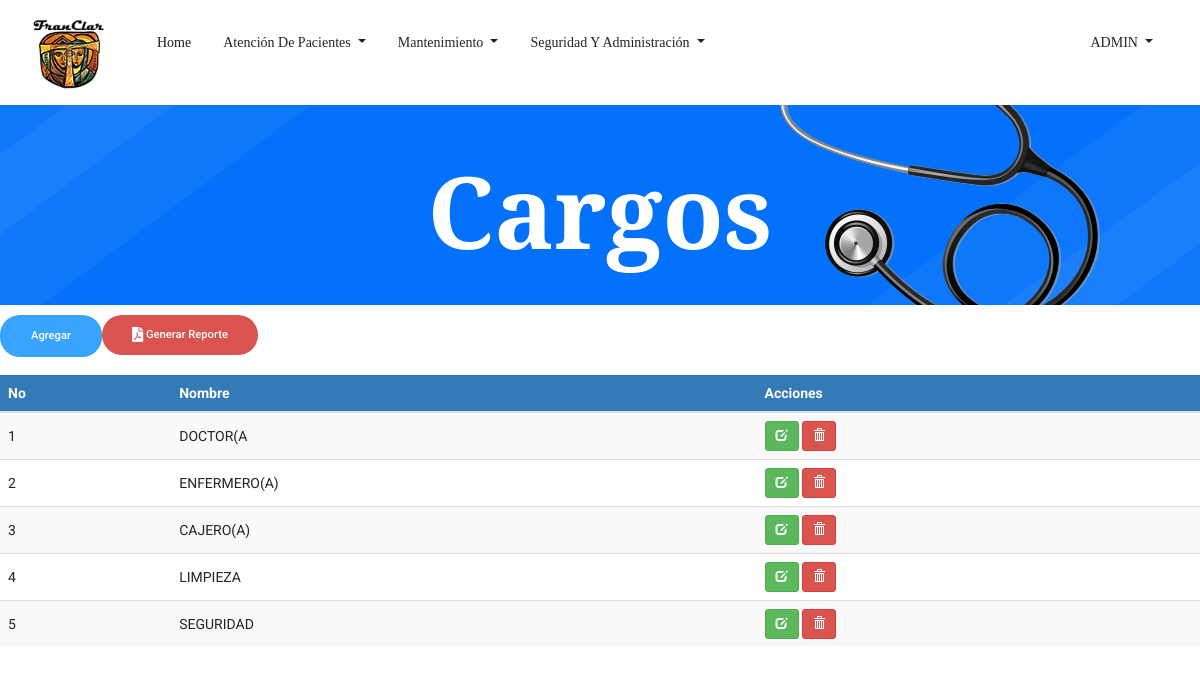
The page /Cargos.php (signed in) on the database its author committed.
### tables this page shows
CREATE TABLE `tbl_cargo` (
  `ID_Cargo` int(3) NOT NULL,
  `nomb_cargo` varchar(30) NOT NULL
);

### Cargos.php (the view, shortened to what this page needs)
<!doctype html>
<html lang="es">
<?php
include 'head.php'
?>
<body>
    <?php
    include 'header.php';
    ?>
    <section class="breadcrumb_part breadcrumb_bg">
        <div class="container">
            <div class="row">
                <div class="col-lg-12">
                    <div class="breadcrumb_iner">
                        <div class="breadcrumb_iner_item">
                            <h2>Cargos</h2>
                        </div>
                    </div>
                </div>
            </div>
        </div>
    </section>
	 <?php
	  $rolUsuario=$_SESSION['ID_Rol'];
	 $sql=("SELECT * FROM tbl_permisos WHERE id_objeto=10 AND id_rol=$rolUsuario");
		$query=mysqli_query($con,$sql);
		if(mysqli_num_rows($query)>0){
			$row = mysqli_fetch_assoc($query);
			$permiso= $row['permiso_insertar'];
			$permiso_eliminar= $row['permiso_eliminar'];
			$permiso_actualizar=$row['permiso_actualizar'];
		}if ($permiso==0){
		 echo '<div class="alert alert-danger alert-dismissable"><button type="button" class="close" data-dismiss="alert" aria-hidden="true">&times;</button>"usuario no tiene permisos para agregar nuevo"</div>';
		}else{?>
		<form class="form-inline my-2 my-lg-0 float-left">
			<a href="agregarcargo.php" class="genric-btn info circle">Agregar</a>
		</form>
		<form class="form-inline my-2 my-lg-0 float-left">
			<a class="genric-btn btn-danger circle" href="../FRANCLAR/Reportes-PDF/ReporteCargos.php">
			<i class="fas fa-file-pdf fa-lg"> </i> Generar Reporte</a>
	    </form>
	   <br>
		<br>
		<br>
		<?php } ?>
		<div class="table-responsive">
			<table id="datatableUsuarios" class="table table-striped table-hover">
			<thead>
				<tr>
                    <th>No</th>
					<th>Nombre</th>
					<th>Acciones</th>
				</tr>
				</thead>
                <tbody>
				<?php
				$sql = mysqli_query($con, "SELECT * FROM tbl_cargo WHERE ID_Cargo <> 6");
				if(mysqli_num_rows($sql) == 0){
					echo '<tr><td colspan="8">No hay datos.</td></tr>';
				}else{
					while($row = mysqli_fetch_assoc($sql)){
						($permiso_eliminar==1)?$boton='<a href="cargos.php?aksi=delete&nik='.$row['ID_Cargo'].'" title="Eliminar" onclick="return confirm(\'¿Está seguro de borrar los datos del cargo '.$row['nomb_cargo'].'?\')" class="btn btn-danger btn-sm"><span class="glyphicon glyphicon-trash" aria-hidden="true"></span></a>':$boton='<a  title="Eliminar"  onClick="permiso()" class="btn btn-warning btn-sm"><span class="glyphicon glyphicon-trash" aria-hidden="true"></span></a>';
						($permiso_actualizar==1)?$boton2='<a href="EditarCargo.php?nik='.$row['ID_Cargo'].'" title="Editar datos" class="btn btn-success btn-sm"><span class="glyphicon glyphicon-edit" aria-hidden="true"></span></a>':$boton2='<a  title="Editar datos" onClick="permiso()" class="btn btn-warning btn-sm"><span class="glyphicon glyphicon-edit" aria-hidden="true"></span></a>';
						echo '
						<tr>
                            <td>'.$row['ID_Cargo'].'</td>
                            <td>'.$row['nomb_cargo'].'</td>
							<td>'.$boton2.' '.$boton.'</td>
						</tr>
						';
					}
				}
				?>
				 </tbody>
			</table>
		 </div>
		 <br><br><br>
</body>
</html>

### css/main.css (style rules this page uses)
table th { background-color: #337ab7 !important; color: white; }
table>tbody>tr>td { vertical-align: middle !important; }

### rows shown on the page
tbl_cargo: ID_Cargo "1", nomb_cargo "DOCTOR(A"
tbl_cargo: ID_Cargo "2", nomb_cargo "ENFERMERO(A)"
tbl_cargo: ID_Cargo "3", nomb_cargo "CAJERO(A)"
tbl_cargo: ID_Cargo "4", nomb_cargo "LIMPIEZA"
tbl_cargo: ID_Cargo "5", nomb_cargo "SEGURIDAD"

### other values the page prints
$usuario "ADMIN"
